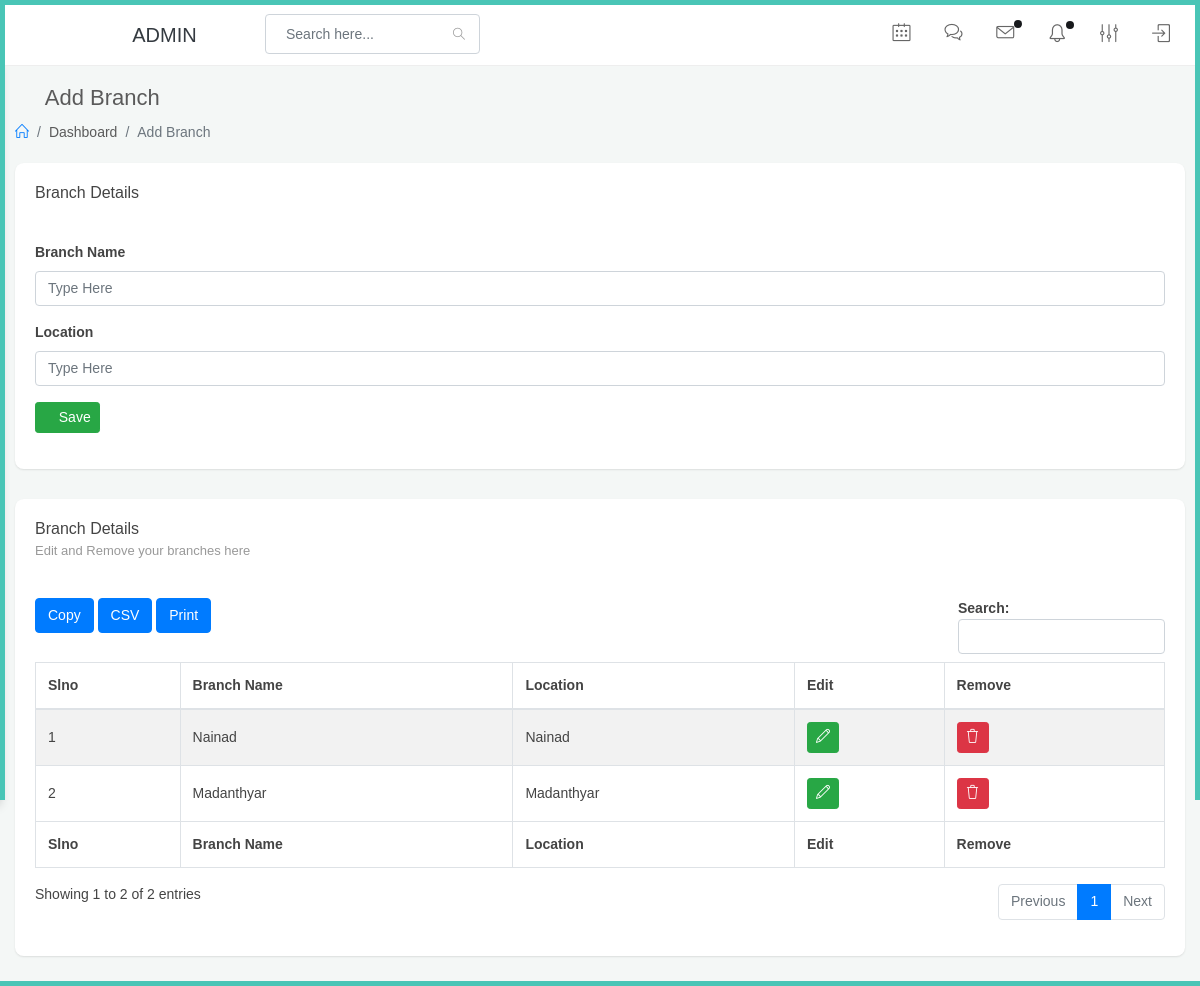
Page /main/branches/mybranches.php (signed in) on the committed database.
### tables this page shows
CREATE TABLE `branch` (
  `id` int(11) NOT NULL,
  `userID` varchar(50) DEFAULT NULL,
  `name` varchar(255) NOT NULL,
  `location` varchar(255) NOT NULL,
  `status` int(11) NOT NULL DEFAULT 1
);

### main/branches/mybranches.php (the view, shortened to what this page needs)
<?php
include('../common/header2.php');
include('../common/sidebar.php');
 ?>
<link rel="stylesheet" href="https://cdn.jsdelivr.net/npm/toastify-js/src/toastify.min.css" />
    <div id="main-content">
        <div class="container-fluid">
            <div class="block-header">
                <div class="row">
                    <div class="col-lg-5 col-md-8 col-sm-12">
                        <h2><a href="javascript:void(0);" class="btn btn-xs btn-link btn-toggle-fullwidth"><i class="fa fa-arrow-left"></i></a> Add Branch</h2>
                        <ul class="breadcrumb">
                            <li class="breadcrumb-item"><a href="index"><i class="icon-home"></i></a></li>
                            <li class="breadcrumb-item">Dashboard</li>
                            <li class="breadcrumb-item active">Add Branch</li>
                        </ul>
                    </div>
                </div>
            </div>
            <div class="row clearfix">
                <div class="col-lg-12 col-md-12">
                    <div class="card planned_task">
                        <div class="header">
                            <h2>Branch Details</h2>
                        </div>
                        <div class="body">
                             <form  method="post" action="">
                                <div class="form-group">
                                    <label>Branch Name</label>
                                    <input type="text" placeholder="Type Here" class="form-control" name="branchname" required>
                                </div>
                                <div class="form-group">
                                    <label>Location</label>
                                    <input type="text" placeholder="Type Here" class="form-control" name="location" required>
                                </div>
                                <div class="form-group">
                                <button type="submit" name="submit" class="btn btn-success btn-sm"><i class="fa fa-check-circle"></i> <span>Save</span></button>
                                </div>
                            </form>
                        </div>
                    </div>
                </div>
                <div class="col-lg-12">
                    <div class="card">
                        <div class="header">
                            <h2>Branch Details<small>Edit and Remove your branches here</small> </h2>
                        </div>
                        <div class="body">
						<div class="table-responsive">
                            <table class="table table-bordered table-striped table-hover dataTable js-exportable">
                                <thead>
                                    <tr>
                                        <th>Slno</th>
                                        <th>Branch Name</th>
                                        <th>Location</th>
                                        <th>Edit</th>
                                        <th>Remove</th>
                                    </tr>
                                </thead>
                                <tfoot>
                                    <tr>
                                        <th>Slno</th>
                                        <th>Branch Name</th>
                                        <th>Location</th>
                                        <th>Edit</th>
                                        <th>Remove</th>
                                    </tr>
                                </tfoot>
                                <tbody>
                                <?php
                                    $slno=1;
                                    $query = "SELECT * FROM branch WHERE status = '1' and userID='$sessionAdmin' order by id desc";
                                    $result = mysqli_query($conn, $query);
                                    while($row=mysqli_fetch_array($result)){
                                ?>
                                    <tr>
                                        <td><?php echo $slno;?></td>
                                        <td><?php echo $row['name'];?></td>
                                        <td><?php echo $row['location'];?></td>
                                        <td>
                                            <form action="editbranch" method="post">
                                            <button type="submit" class="btn btn-success btn-sm "><i class="icon-pencil"></i><span></span></button>
                                            </form>
                                        </td>
                                        <td><button type="submit" name="submit" class="btn btn-danger btn-sm js-sweetalert" data-type="ajax-loader" onclick="ready(<?php echo $row['id'];?>)"><i class="icon-trash"></i></button></td>
                                    </tr>
                                <?php $slno++; } ?>
                                </tbody>
                            </table>
							</div>
                        </div>
                    </div>
                </div>
            </div>
        </div>
    </div>
</div>
</body>
</html>

### assets/css/color_skins.css (style rules this page uses)
.theme-cyan:before,.theme-cyan:after { background:#49c5b6 }

### rows in the picture
branch: name "Nainad", location "Nainad"
branch: name "Madanthyar", location "Madanthyar"
